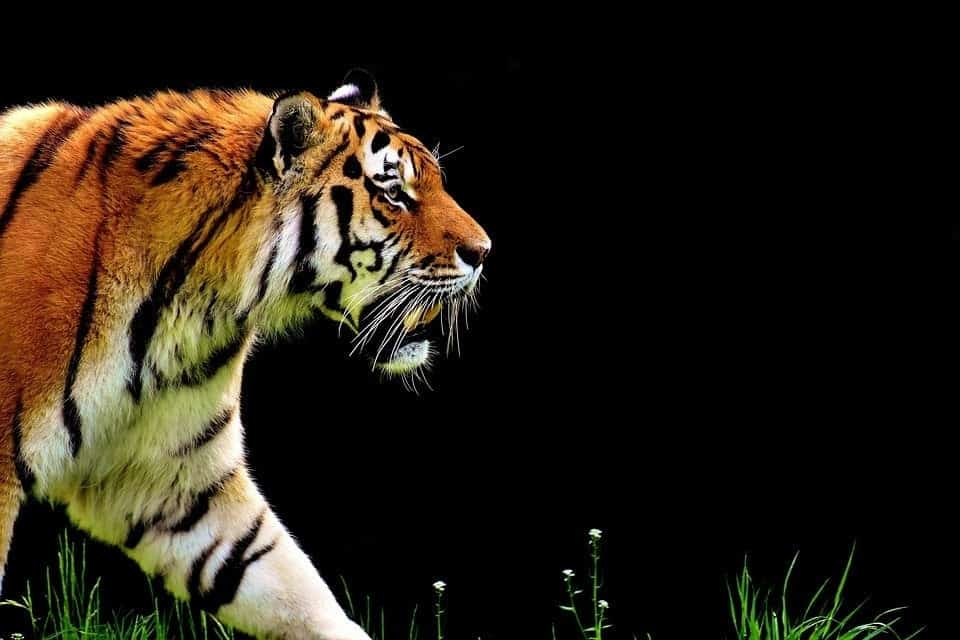
#> input picture NOTEBOOKS/input_image-1.jpg, 960 x 640 px
$ jupyter execute Canny_edge_detection.ipynb
#> lines starting #> are read from the running program, lines starting #| are printed output that depends on the picture
[cell 1]
import numpy as np

[cell 2]
##Guasain Filter

[cell 3]
def gausian_kernel(size,sigma=1):
    size = int(size)//2
    x,y = np.mgrid[-size:size+1,-size:size+1]
    norm = 1/(2.0*np.pi*sigma**2)
    g = np.exp(-(x**2+y**2)/(2*sigma**2))*norm
    return g

[cell 4]
##Sobel Filter

[cell 5]
from scipy import ndimage

def sobel_filters(img):
    Kx = np.array([[-1, 0, 1], [-2, 0, 2], [-1, 0, 1]], np.float32)
    Ky = np.array([[1, 2, 1], [0, 0, 0], [-1, -2, -1]], np.float32)

    Ix = ndimage.filters.convolve(img, Kx)
    Iy = ndimage.filters.convolve(img, Ky)

    G = np.hypot(Ix, Iy)
    G = G / G.max() * 255
    theta = np.arctan2(Iy, Ix)

    return (G, theta)

[cell 6]
##Non Maximum Supression

[cell 7]
def non_max_suppression(img, D):
    M, N = img.shape
    Z = np.zeros((M,N), dtype=np.int32)
    angle = D * 180. / np.pi
    angle[angle < 0] += 180


    for i in range(1,M-1):
        for j in range(1,N-1):
            try:
                q = 255
                r = 255

               #angle 0
                if (0 <= angle[i,j] < 22.5) or (157.5 <= angle[i,j] <= 180):
                    q = img[i, j+1]
                    r = img[i, j-1]
                #angle 45
                elif (22.5 <= angle[i,j] < 67.5):
                    q = img[i+1, j-1]
                    r = img[i-1, j+1]
                #angle 90
                elif (67.5 <= angle[i,j] < 112.5):
                    q = img[i+1, j]
                    r = img[i-1, j]
                #angle 135
                elif (112.5 <= angle[i,j] < 157.5):
                    q = img[i-1, j-1]
                    r = img[i+1, j+1]

                if (img[i,j] >= q) and (img[i,j] >= r):
                    Z[i,j] = img[i,j]
                else:
                    Z[i,j] = 0

            except IndexError as e:
                pass

    return Z

[cell 8]
##Double thresholding

[cell 9]
def threshold(img, lowThresholdRatio=0.05, highThresholdRatio=0.09):

    highThreshold = img.max() * highThresholdRatio;
    lowThreshold = highThreshold * lowThresholdRatio;

    M, N = img.shape
    res = np.zeros((M,N), dtype=np.int32)

    weak = np.int32(25)
    strong = np.int32(255)

    strong_i, strong_j = np.where(img >= highThreshold)
    zeros_i, zeros_j = np.where(img < lowThreshold)

    weak_i, weak_j = np.where((img <= highThreshold) & (img >= lowThreshold))

    res[strong_i, strong_j] = strong
    res[weak_i, weak_j] = weak

    return (res, weak, strong)

[cell 10]
##Hysterisis

[cell 11]
def hysteresis(img, weak, strong=255):
    M, N = img.shape
    for i in range(1, M-1):
        for j in range(1, N-1):
            if (img[i,j] == weak):
                try:
                    if ((img[i+1, j-1] == strong) or (img[i+1, j] == strong) or (img[i+1, j+1] == strong)
                        or (img[i, j-1] == strong) or (img[i, j+1] == strong)
                        or (img[i-1, j-1] == strong) or (img[i-1, j] == strong) or (img[i-1, j+1] == strong)):
                        img[i, j] = strong
                    else:
                        img[i, j] = 0
                except IndexError as e:
                    pass
    return img

[cell 12]
import cv2
import matplotlib.pyplot as plt

[cell 13]
bgrimg = cv2.imread("input_image-1.jpg")
#> bgrimg is the input picture: shape (640, 960, 3); mean B, G, R 21.1, 32.3, 39.7
plt.imshow(bgrimg)

[cell 14]
img = cv2.cvtColor(bgrimg,cv2.COLOR_BGR2GRAY)
plt.imshow(img,cmap='gray')

[cell 15]
g_k =gausian_kernel(5)
img_smooth = ndimage.filters.convolve(img,g_k)
plt.imshow(img_smooth,cmap='gray')

[cell 16]
raw_edges , theta = sobel_filters(img_smooth)
#> in sobel_filters, `Ix = ndimage.filters.convolve(img, Kx)`:
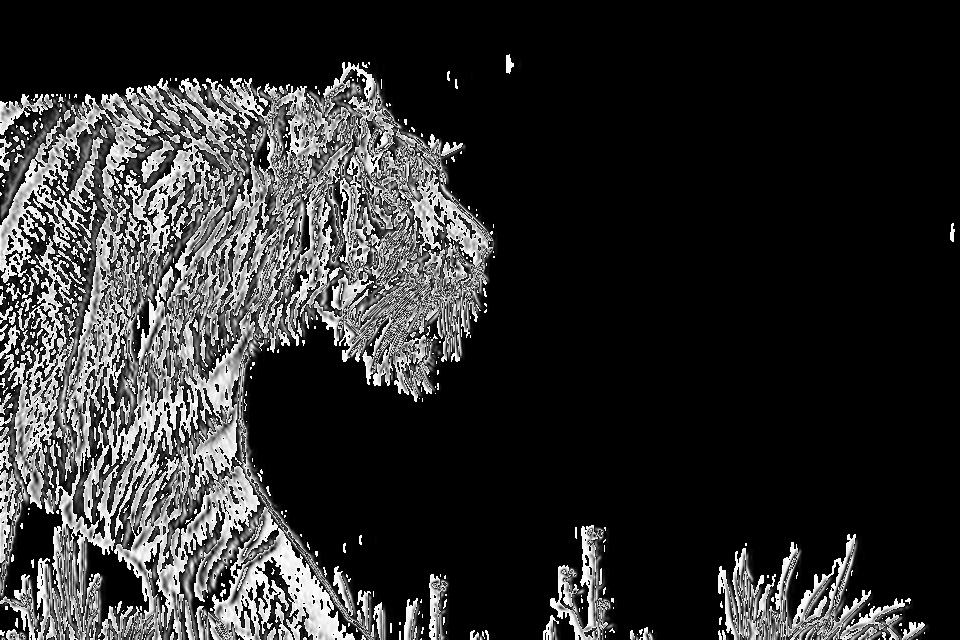
#> Ix: shape (640, 960); min 0, max 255, mean 47
#> in sobel_filters, `Iy = ndimage.filters.convolve(img, Ky)`:
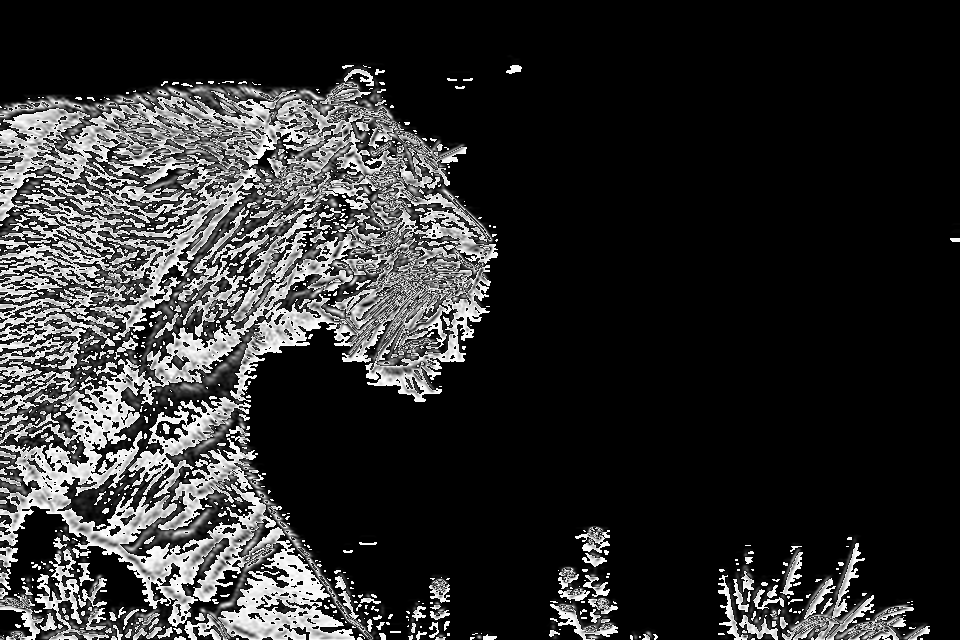
#> Iy: shape (640, 960); min 0, max 255, mean 46.4
#> in sobel_filters, `G = np.hypot(Ix, Iy)`:
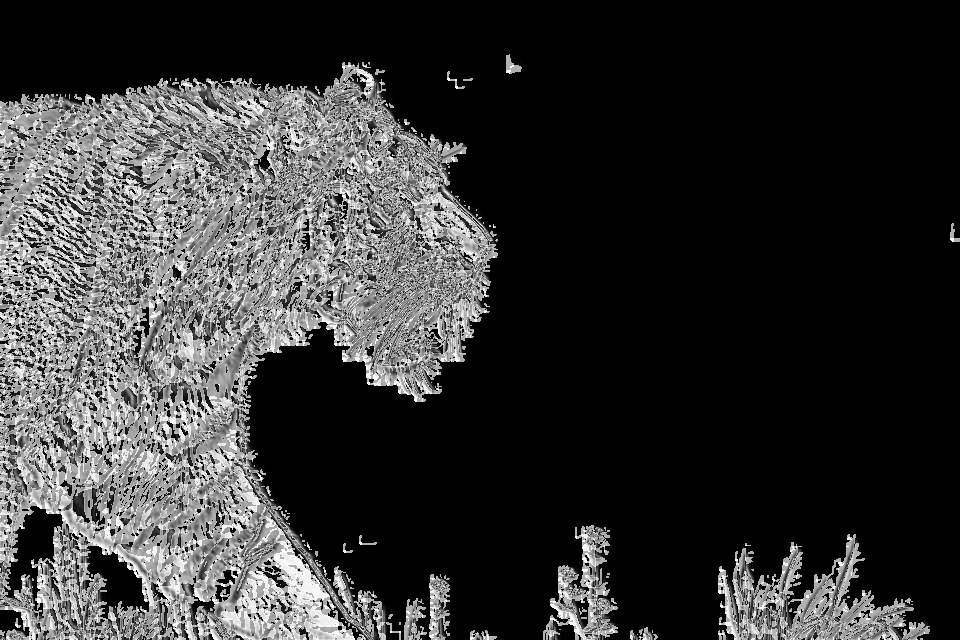
#> G: shape (640, 960) float16; min 0, max 360.5, mean 75.1; drawn with min black and max white
#> in sobel_filters, `theta = np.arctan2(Iy, Ix)`:
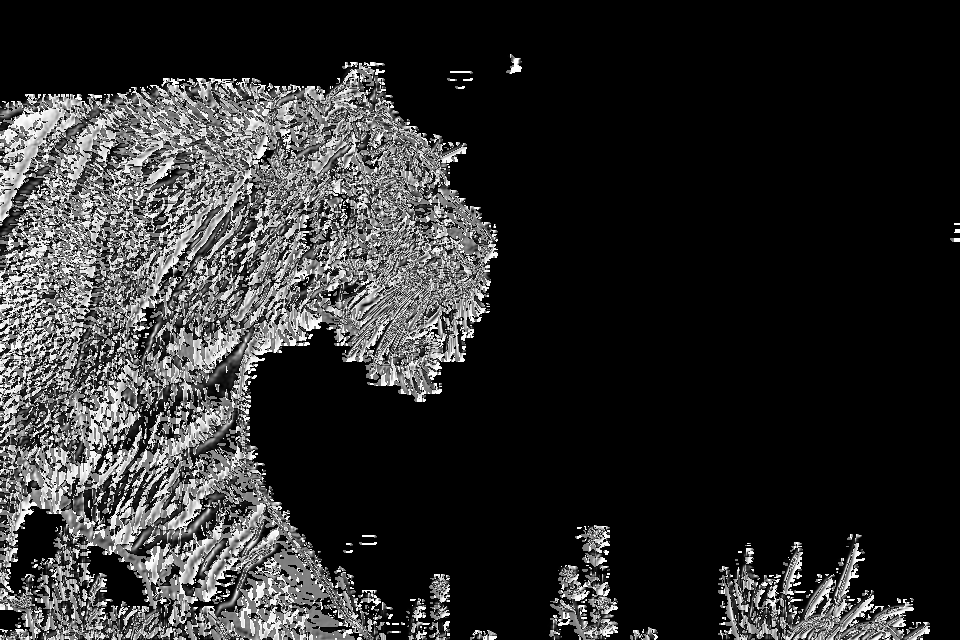
#> theta: shape (640, 960) float16; min 0, max 1.57, mean 0.282; drawn with min black and max white
plt.imshow(raw_edges,cmap='gray')

[cell 17]
after_nms = non_max_suppression(raw_edges,theta)
#> after the loop in non_max_suppression, `for i in range(1,M-1):`:
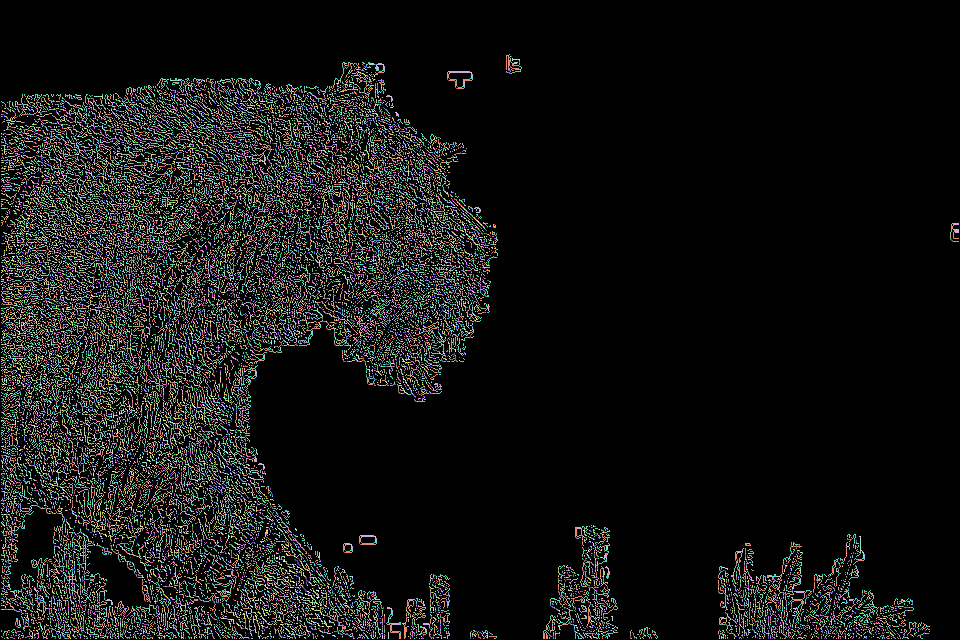
#> Z: shape (640, 960) int32; 256 distinct labels, from 0 to 255; one colour per label, 0 black
plt.imshow(after_nms,cmap='gray')

[cell 18]
after_dt , week , strong = threshold(after_nms)
#> in threshold, `highThreshold = img.max() * highThresholdRatio;`: highThreshold = 22.95
#> in threshold, `lowThreshold = highThreshold * lowThresholdRatio;`: lowThreshold = 1.15
#> in threshold, `weak_i, weak_j = np.where((img <= highThreshold) & (img >= lowThreshol..`: weak_i = 2161 values from 56 to 638; weak_j = 2161 values, max 958 at index 554, min 1 at index 538, mean 372
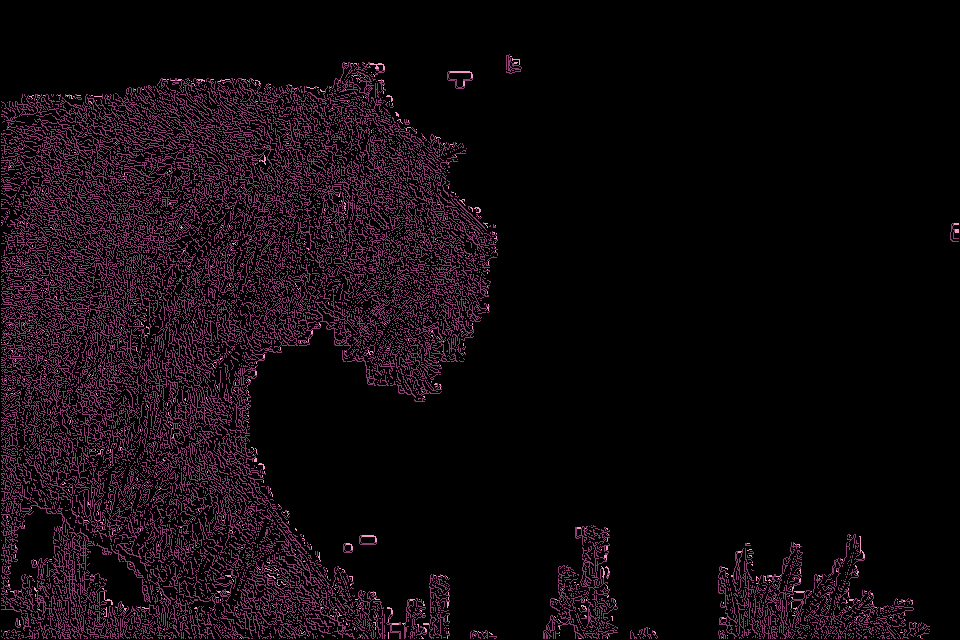
#> after_dt: shape (640, 960) int32; 3 distinct labels, from 0 to 255; one colour per label, 0 black
#> week = 25; strong = 255
plt.imshow(after_dt,cmap='gray')

[cell 19]
canny_edges =  hysteresis(after_dt,week)
#> after the loop in hysteresis, `for i in range(1, M-1):`:
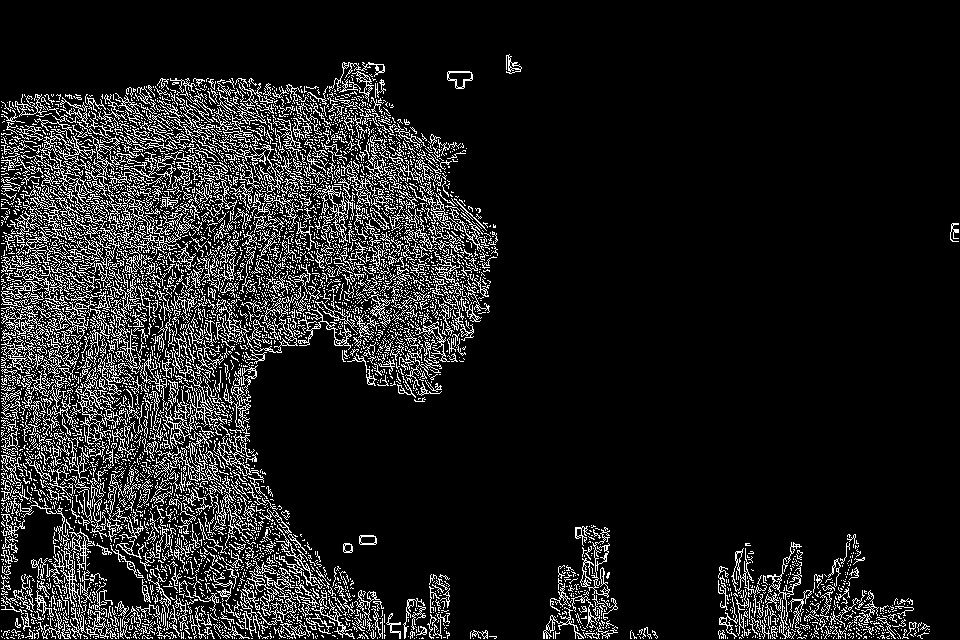
#> img: shape (640, 960) int32; 12% white in thin lines or dots
